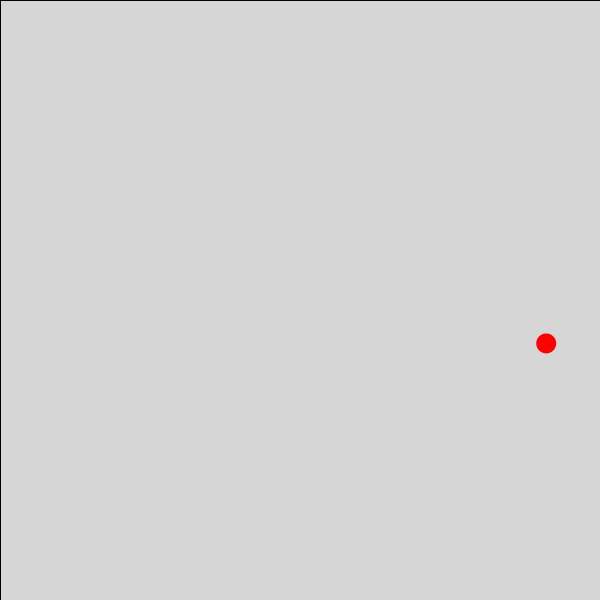
Frame 1 (no input)
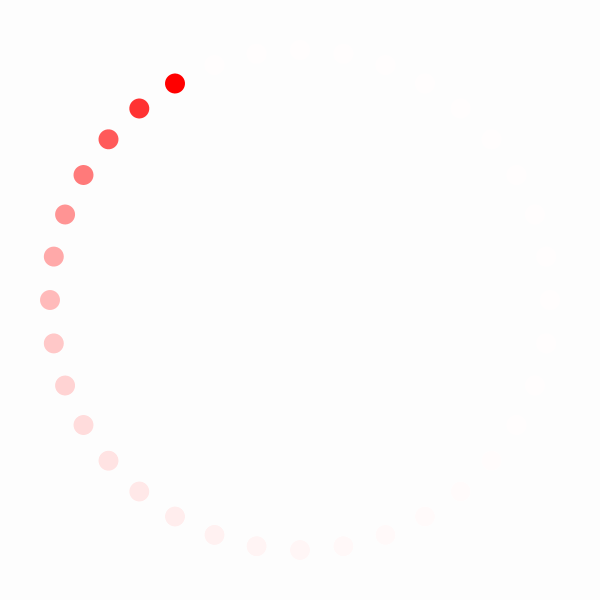
Frame 60 (the mouse pressed at the canvas centre just before this capture)
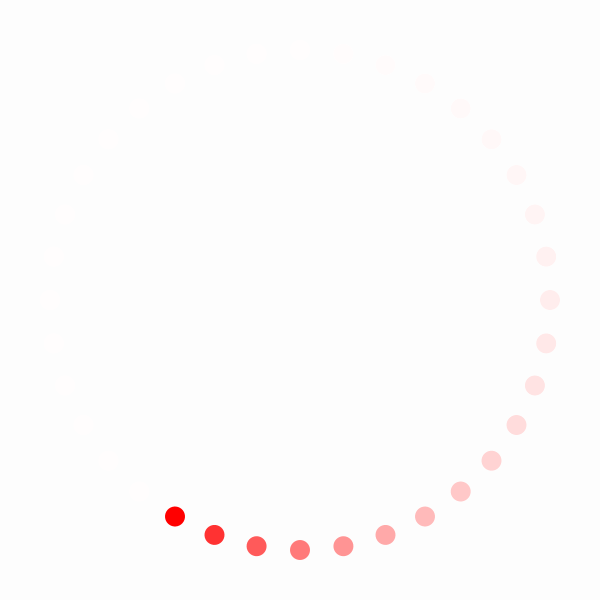
Frame 120 (the mouse held since frame 60 and released just before this capture)

The Processing sketch that drew these frames (run headless with seeded random() and noise(); from frame 60 on, the mouse is pressed at the canvas centre):

// Processing sketch: Rotation_vanish
// ── Rotation_vanish.pde
float rotAngle = 10; //Angle of rotation
void setup(){
  size(600,600);
}

void draw(){
  //Semi transparent rectangle background added every frame
  frameRate(10);
  fill(255,50);    //Semi transparent
  rect(0,0,width,height);  //Backgrpund
  
  translate(width/2, height/2); //Moves the grid to the center
  rotate(radians(rotAngle)); //Rotates the grid clockwise
  noStroke();
  fill(255,0,0); //Red
  ellipse(250,0,20,20);
  
  rotAngle+=10;
}
